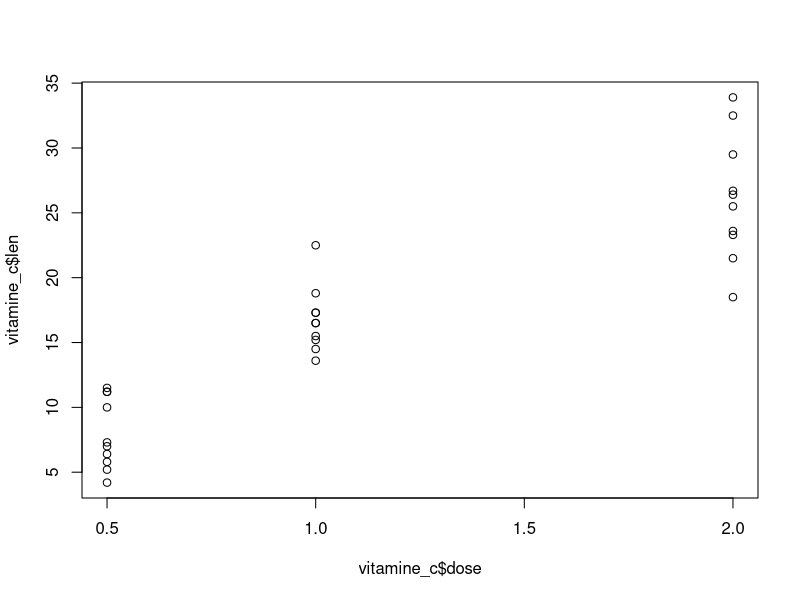
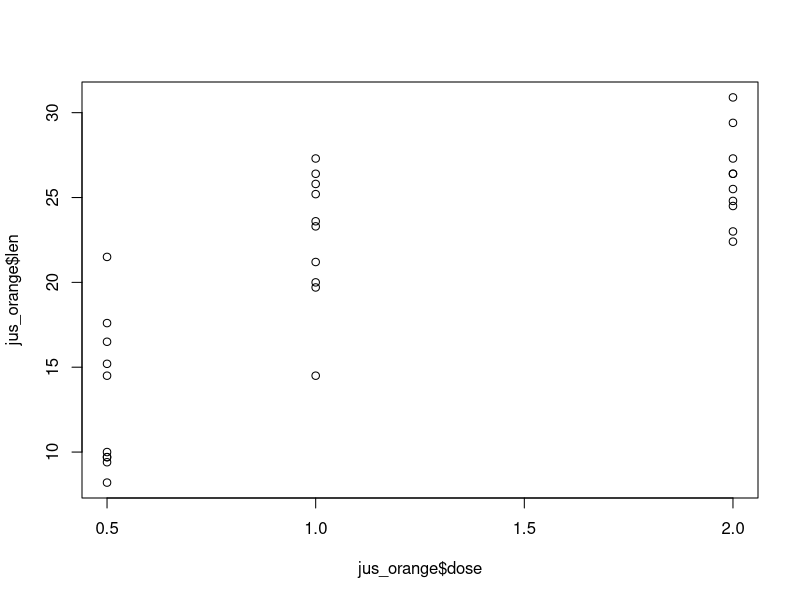
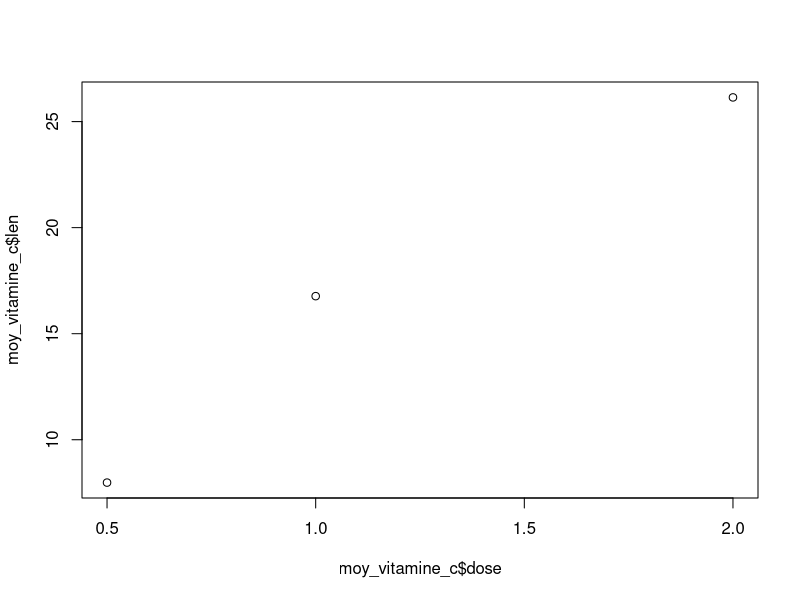
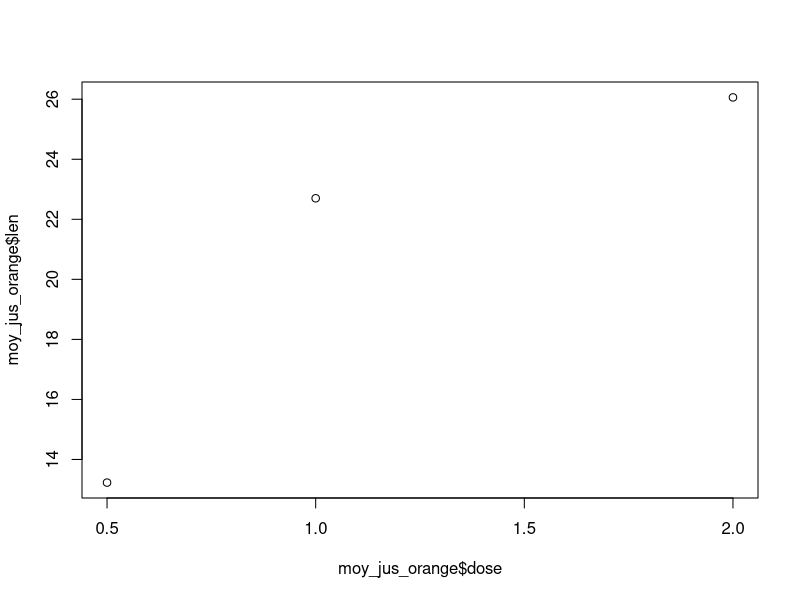

Recreate these plots in R, in order.
############################# Section à ignorer ################################

data <- ToothGrowth

################################################################################

# Contexte
# Vous voulez savoir l'effet de la vitamine C sur la longueur des dents des 
# cochons d'Inde. Pour ce faire, vous devrez comparer l'effet des vitamines C
# et du jus d'orange sur leurs dents.

# PARTIE 1.
# Séparer les données en deux dataframes selon la colonne "supp". Une dataframe
# pour les vitamines C "VC" et l'autre pour le jus d'orange "OJ".

vitamine_c <- subset(data, supp == "VC")
jus_orange <- subset(data, supp == "OJ")


# PARTIE 2.
# Retirer la colonne "supp" des deux dataframes, car elle n'est plus nécessaire.

# TODO trouver meilleur moyen de drop une colonne
len <- vitamine_c$len
dose <- vitamine_c$dose
vitamine_c <- data.frame(len, dose)
len <- jus_orange$len
dose <- jus_orange$dose
jus_orange <- data.frame(len, dose)

# PARTIE 3.
# Utiliser la fonction plot pour faire des graphiques pour nos deux dataframes
# X étant la dose et Y étant la longueur

plot(vitamine_c$dose, vitamine_c$len)
plot(jus_orange$dose, jus_orange$len)


# PARTIE 4.
# Vous aimeriez avoir un seul point par valeur de dose, pour ce faire, vous
# pensez faire la moyenne de toutes les longeurs appartenant à une dose.
# Utilisez la fonction "aggregate" pour regrouper chaque valeur de dose et pour
# y appliquer la fonction "mean".

moy_vitamine_c <- aggregate(vitamine_c, list(vitamine_c$dose), mean)
moy_jus_orange <- aggregate(jus_orange, list(jus_orange$dose), mean)

# PARTIE 5.
# Utilisez la fonction plot à nouveau et comparez les résultats pour trouver le
# meilleur supplément!

plot(moy_vitamine_c$dose, moy_vitamine_c$len)
plot(moy_jus_orange$dose, moy_jus_orange$len)

# TODO superposer les graphes




